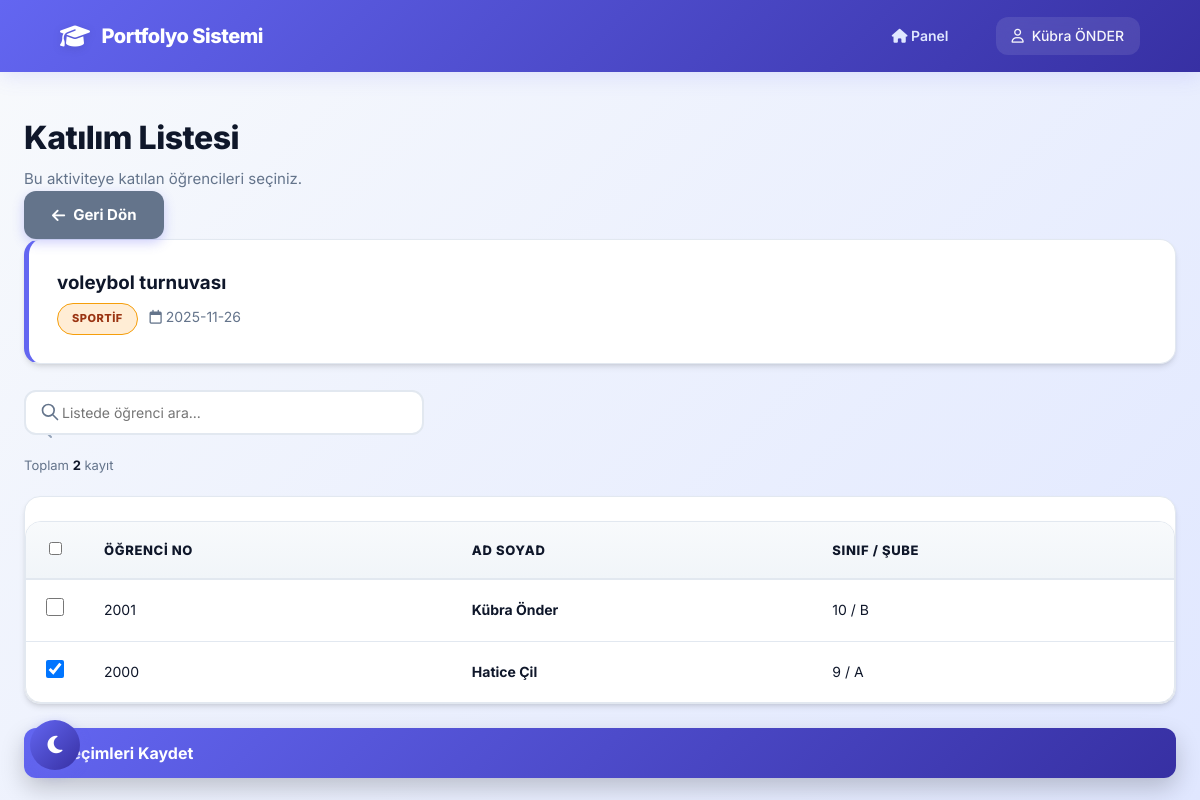
The app's page /aktivite_katilim.php?id=2 (signed in) with its own data.
### tables this page shows
CREATE TABLE `aktiviteler` (
  `id` int(11) NOT NULL,
  `tur_id` int(11) NOT NULL,
  `baslik` varchar(100) NOT NULL,
  `aciklama` text DEFAULT NULL,
  `tarih` date DEFAULT NULL
);

CREATE TABLE `aktivite_turleri` (
  `id` int(11) NOT NULL,
  `ad` varchar(50) NOT NULL,
  `aciklama` text DEFAULT NULL
);

CREATE TABLE `ogrenciler` (
  `id` int(11) NOT NULL,
  `ogr_no` varchar(20) NOT NULL,
  `ad` varchar(50) NOT NULL,
  `soyad` varchar(50) NOT NULL,
  `sinif` varchar(10) DEFAULT NULL,
  `sube` varchar(5) DEFAULT NULL,
  `dogum_tarihi` date DEFAULT NULL,
  `veli_user_id` int(11) DEFAULT NULL,
  `rehber_user_id` int(11) DEFAULT NULL,
  `created_at` timestamp NOT NULL DEFAULT current_timestamp()
);

### functions.php (called while the page is built, shortened)
<?php
function currentUserName(): string
{
      return $_SESSION['ad_soyad'] ?? '';
}

### aktivite_katilim.php (the view, shortened to what this page needs)
<?php
require_once 'functions.php';
$aktivite_id = $_GET['id'] ?? 0;
$stmt = $pdo->prepare("SELECT a.*, t.ad AS tur_adi
                       FROM aktiviteler a
                       LEFT JOIN aktivite_turleri t ON a.tur_id = t.id
                       WHERE a.id = ?");
$stmt->execute([$aktivite_id]);
$aktivite = $stmt->fetch();
$stmt = $pdo->prepare("SELECT ogrenci_id FROM ogrenci_aktiviteleri
                       WHERE aktivite_id = ? AND katilim_durumu = 'katildi'");
$stmt->execute([$aktivite_id]);
$katilan_kayitlar = $stmt->fetchAll();
$katilan_ogrenci_ids = array_column($katilan_kayitlar, 'ogrenci_id');
$stmt = $pdo->query("SELECT * FROM ogrenciler ORDER BY sinif, sube, ad, soyad");
$ogrenciler = $stmt->fetchAll();
?>
<!DOCTYPE html>
<html lang="tr">
<head>
      <link rel="stylesheet" href="https://cdnjs.cloudflare.com/ajax/libs/font-awesome/6.4.0/css/all.min.css">
      <link rel="stylesheet" href="style.css">
</head>
<body>
      <header class="topbar">
            <div class="logo">
                  <i class="fa-solid fa-graduation-cap"></i> Portfolyo Sistemi
            </div>
            <div class="user-info">
                  <a href="index.php" style="margin-right: 15px; color: #e0e7ff;"><i class="fa-solid fa-house"></i> Panel</a>
                  <span><i class="fa-regular fa-user"></i> <?= htmlspecialchars(currentUserName()); ?></span>
            </div>
      </header>
      <main class="main-content">
            <div class="page-header-flex">
                  <div>
                        <h1>Katılım Listesi</h1>
                        <p>Bu aktiviteye katılan öğrencileri seçiniz.</p>
                  </div>
                  <a href="aktiviteler.php" class="btn" style="background: #64748b;">
                        <i class="fa-solid fa-arrow-left"></i> Geri Dön
                  </a>
            </div>
            <div class="card" style="margin-bottom: 20px; border-left: 5px solid var(--primary-color);">
                  <h3 style="margin-bottom: 5px;"><?= htmlspecialchars($aktivite['baslik']) ?></h3>
                  <div style="color: var(--text-muted); font-size: 14px;">
                        <span class="badge badge-orange"><?= htmlspecialchars($aktivite['tur_adi']) ?></span>
                        &nbsp; <i class="fa-regular fa-calendar"></i> <?= $aktivite['tarih'] ?>
                  </div>
            </div>
            <div style="margin-bottom: 15px; position: relative;">
                  <input type="text" id="tableSearch" placeholder="Listede öğrenci ara..." style="padding-left: 36px;">
            </div>
            <form method="post">
                  <div class="card" style="padding: 0; overflow: hidden;">
                        <table cellpadding="0" cellspacing="0">
                              <thead>
                                    <tr>
                                          <th style="width: 50px; text-align: center;">
                                                <input type="checkbox" id="selectAll" style="cursor: pointer;">
                                          </th>
                                          <th>Öğrenci No</th>
                                          <th>Ad Soyad</th>
                                          <th>Sınıf / Şube</th>
                                    </tr>
                              </thead>
                              <tbody>
                                    <?php foreach ($ogrenciler as $o): ?>
                                          <?php $checked = in_array($o['id'], $katilan_ogrenci_ids) ? 'checked' : ''; ?>
                                          <tr class="hover-row">
                                                <td style="text-align: center;">
                                                      <input type="checkbox" name="ogrenci_ids[]" value="<?= $o['id'] ?>" <?= $checked ?> class="student-checkbox" style="cursor: pointer; width: 18px; height: 18px;">
                                                </td>
                                                <td><?= htmlspecialchars($o['ogr_no']) ?></td>
                                                <td><strong><?= htmlspecialchars($o['ad'] . ' ' . $o['soyad']) ?></strong></td>
                                                <td><?= htmlspecialchars($o['sinif'] . ' / ' . $o['sube']) ?></td>
                                          </tr>
                                    <?php endforeach; ?>
                              </tbody>
                        </table>
                  </div>
                  <div style="margin-top: 20px; position: sticky; bottom: 20px; z-index: 50;">
                        <button type="submit" class="btn" style="width: 100%; padding: 15px; font-size: 16px; box-shadow: 0 10px 25px rgba(0,0,0,0.2);">
                              <i class="fa-solid fa-save"></i> Seçimleri Kaydet
                        </button>
                  </div>
            </form>
      </main>
</body>
</html>

### records on screen
aktiviteler: baslik "voleybol turnuvası", tur.ad "SPORTIF", tarih "2025-11-26"
ogrenciler: ogr_no "2001", ad+soyad "Kübra Önder", sinif+sube "10 / B"
ogrenciler: ogr_no "2000", ad+soyad "Hatice Çil", sinif+sube "9 / A"

### other values on screen
currentUserName() "Kübra ÖNDER"
